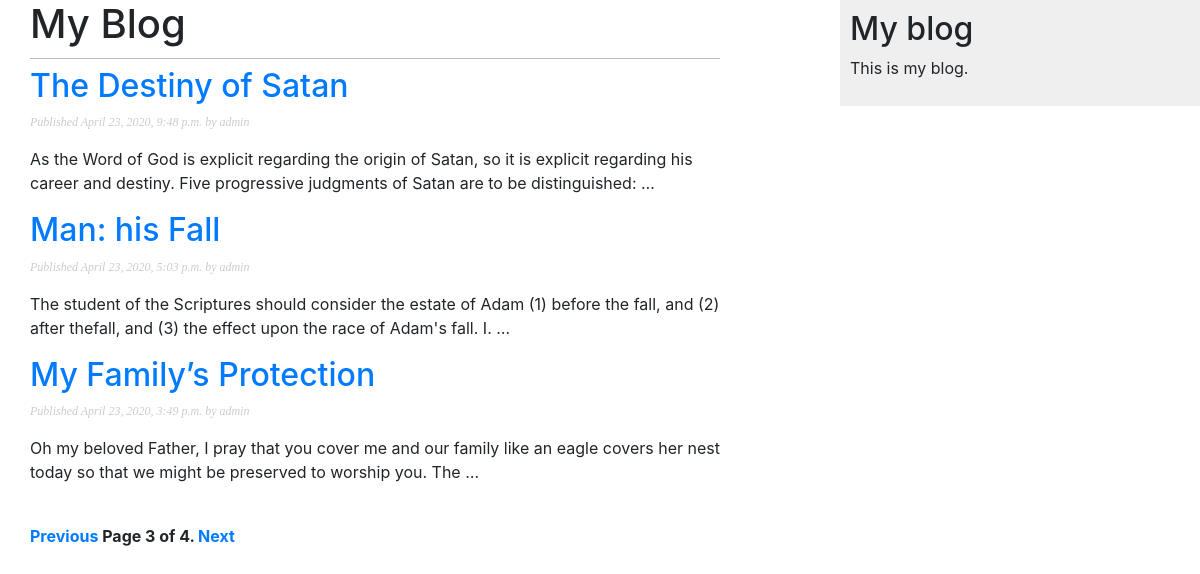
The app's page /BlogApp/?page=3 with its own data.
### BlogApp/models.py (models this page shows, shortened)
class Post(models.Model):
    STATUS_CHOICES = (
        ('draft', 'Draft'),
        ('published', 'Published'),
    )
    title = models.CharField(max_length=250)
    slug = models.SlugField(max_length=250,
                            unique_for_date='publish')
    author = models.ForeignKey(User,
                               on_delete=models.CASCADE,
                               related_name='blog_posts')
    body = models.TextField()
    publish = models.DateTimeField(default=timezone.now())
    created = models.DateTimeField(auto_now_add=True)
    updated = models.DateTimeField(auto_now=True)
    status = models.CharField(max_length=10,
                              choices=STATUS_CHOICES,
                              default='draft')
    objects = models.Manager()
    published = PublishedManager()
    class Meta:
        ordering = ('-publish',)
    def get_absolute_url(self):
        return reverse('BlogApp:post_detail',
                       args=[self.publish.year,
                             self.publish.month,
                             self.publish.day,
                             self.slug])

### BlogApp/views.py (the view)
# urls.py: path('', views.post_list, name='post_list'),
def post_list(request):
    object_list = Post.published.all()
    paginator = Paginator(object_list, 3)
    page = request.GET.get('page')
    try:
        posts = paginator.page(page)
    except PageNotAnInteger:
        posts = paginator.page(1)
    except EmptyPage:
        posts = paginator.page(paginator.num_pages)
    return render(request,
                  'BlogApp/post/list.html',
                  {'page': page,
                   'posts': posts})

### BlogApp/models.py (called while the page is built)
    def get_queryset(self):
        return super().get_queryset().filter(status='published')

### BlogApp/templates/BlogApp/post/list.html (shortened to what this page needs)
{% extends "BlogApp/base.html" %}
{% block content %}
    <h1>My Blog</h1>
    {% for post in posts %}
        <h2>
            <a href="{{ post.get_absolute_url }}">
                {{ post.title }}
            </a>
        </h2>
        <p class="date">
            Published {{ post.publish }} by {{ post.author }}
        </p>
        {{ post.body|truncatewords:30|linebreaks }}
    {% endfor %}
    {% include "pagination.html" with page=posts %}
{% endblock %}

### BlogApp/static/css/BlogApp.css (style rules this page uses)
body { margin:0; padding:0; font-family:helvetica, sans-serif; }
a { color:#00abff; text-decoration:none; }
h1 { font-weight:normal; border-bottom:1px solid #bbb; padding:0 0 10px 0; }
h2 { font-weight:normal; margin:30px 0 0; }
p.date { color:#ccc; font-family: georgia, serif; font-size: 12px; font-style: italic; }

### records on screen
Post: title "The Destiny of Satan", publish "April 23, 2020, 9:48 p.m.", author "admin", body "As the Word of God is explicit regarding the origin of Satan, so it is explicit regarding his career and destiny. Five progressive judgments of Satan are to be distinguished: …"
Post: title "Man: his Fall", publish "April 23, 2020, 5:03 p.m.", author "admin", body "The student of the Scriptures should consider the estate of Adam (1) before the fall, and (2) after thefall, and (3) the effect upon the race of Adam's fall. I. …"
Post: title "My Family’s Protection", publish "April 23, 2020, 3:49 p.m.", author "admin", body "Oh my beloved Father, I pray that you cover me and our family like an eagle covers her nest today so that we might be preserved to worship you. The …"

### other values on screen
{{ page.number }} "3"
{{ page.paginator.num_pages }} "4"
